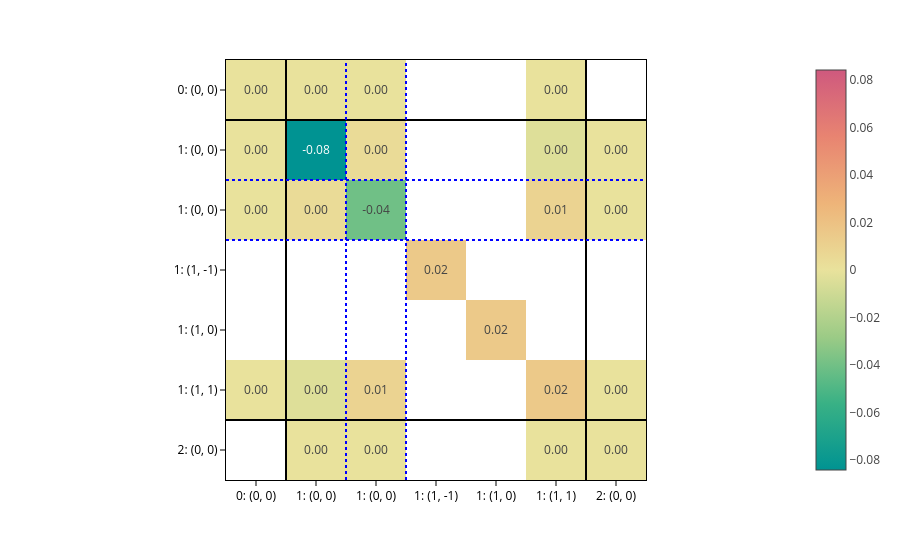
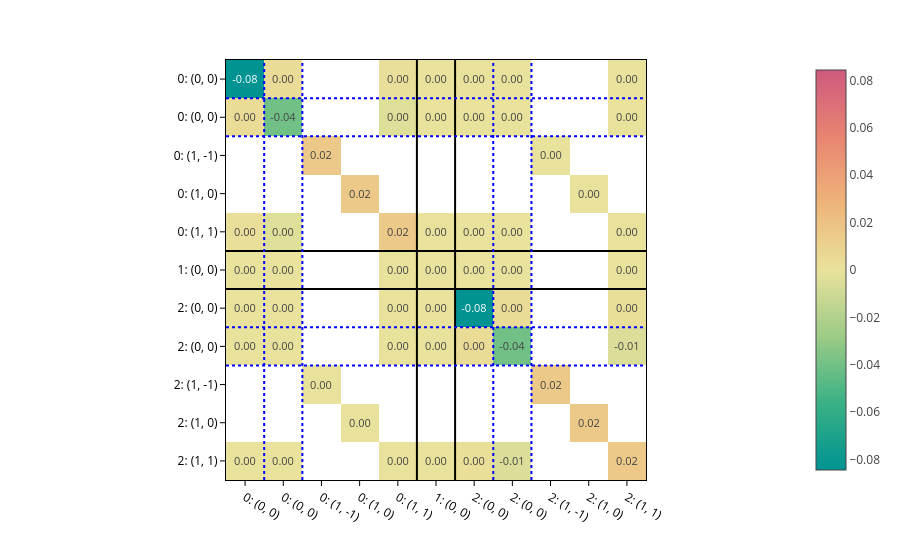

Notebook source saved alongside these figures, in order:
### Markdown cell above
You can of course plot the predicted matrices:

### Code cell
matrices = processor.matrix_from_data(data, predictions=out)

for config, matrix in zip(configs, matrices):
    plot_basis_matrix(
        matrix,
        config,
        point_lines={"color": "black"},
        basis_lines={"color": "blue"},
        colorscale="temps",
        text=".2f",
        basis_labels=True,
    ).show()

### Figure 1 — Plotly figure (JSON) as saved in the notebook; plotly's stock layout.template omitted (floating-point values rounded to 4 significant figures)
{"data": [{"coloraxis": "coloraxis", "hovertemplate": "x: %{x}<br>y: %{y}<br>color: %{z}<extra></extra>", "name": "0", "texttemplate": "%{z:.2f}", "type": "heatmap", "xaxis": "x", "yaxis": "y", "z": [[8.602e-05, -2.151e-07, 1.179e-06, NaN, NaN, 1.112e-06, NaN], [-2.151e-07, -0.08419, 0.004391, NaN, NaN, -0.00383, -4.472e-06], [1.179e-06, 0.004391, -0.04042, NaN, NaN, 0.009041, 5.073e-06], [NaN, NaN, NaN, 0.01506, NaN, NaN, NaN], [NaN, NaN, NaN, NaN, 0.01506, NaN, NaN], [1.112e-06, -0.00383, 0.009041, NaN, NaN, 0.01513, -5.349e-06], [NaN, -4.472e-06, 5.073e-06, NaN, NaN, -5.349e-06, 7.752e-05]]}], "layout": {"coloraxis": {"cmid": 0, "colorscale": [[0, "rgb(0, 147, 146)"], [0.1667, "rgb(57, 177, 133)"], [0.3333, "rgb(156, 203, 134)"], [0.5, "rgb(233, 226, 156)"], [0.6667, "rgb(238, 180, 121)"], [0.8333, "rgb(232, 132, 113)"], [1, "rgb(207, 89, 126)"]]}, "margin": {"t": 60}, "shapes": [{"line": {"color": "black"}, "type": "line", "x0": 0, "x1": 1, "xref": "x domain", "y0": 0.5, "y1": 0.5, "yref": "y"}, {"line": {"color": "black"}, "type": "line", "x0": 0.5, "x1": 0.5, "xref": "x", "y0": 0, "y1": 1, "yref": "y domain"}, {"line": {"color": "black"}, "type": "line", "x0": 0, "x1": 1, "xref": "x domain", "y0": 5.5, "y1": 5.5, "yref": "y"}, {"line": {"color": "black"}, "type": "line", "x0": 5.5, "x1": 5.5, "xref": "x", "y0": 0, "y1": 1, "yref": "y domain"}, {"line": {"color": "blue", "dash": "dot"}, "type": "line", "x0": 0, "x1": 1, "xref": "x domain", "y0": 1.5, "y1": 1.5, "yref": "y"}, {"line": {"color": "blue", "dash": "dot"}, "type": "line", "x0": 1.5, "x1": 1.5, "xref": "x", "y0": 0, "y1": 1, "yref": "y domain"}, {"line": {"color": "blue", "dash": "dot"}, "type": "line", "x0": 0, "x1": 1, "xref": "x domain", "y0": 2.5, "y1": 2.5, "yref": "y"}, {"line": {"color": "blue", "dash": "dot"}, "type": "line", "x0": 2.5, "x1": 2.5, "xref": "x", "y0": 0, "y1": 1, "yref": "y domain"}], "xaxis": {"anchor": "y", "constrain": "domain", "domain": [0, 1], "scaleanchor": "y", "ticktext": ["0: (0, 0)", "1: (0, 0)", "1: (0, 0)", "1: (1, -1)", "1: (1, 0)", "1: (1, 1)", "2: (0, 0)"], "tickvals": [0, 1, 2, 3, 4, 5, 6]}, "yaxis": {"anchor": "x", "autorange": "reversed", "constrain": "domain", "domain": [0, 1], "ticktext": ["0: (0, 0)", "1: (0, 0)", "1: (0, 0)", "1: (1, -1)", "1: (1, 0)", "1: (1, 1)", "2: (0, 0)"], "tickvals": [0, 1, 2, 3, 4, 5, 6]}}}

### Figure 2 — Plotly figure (JSON) as saved in the notebook; plotly's stock layout.template omitted (floating-point values rounded to 4 significant figures)
{"data": [{"coloraxis": "coloraxis", "hovertemplate": "x: %{x}<br>y: %{y}<br>color: %{z}<extra></extra>", "name": "0", "texttemplate": "%{z:.2f}", "type": "heatmap", "xaxis": "x", "yaxis": "y", "z": [[-0.08437, 0.004368, NaN, NaN, 0.001693, 3.049e-06, -2.069e-06, 1.335e-06, NaN, NaN, 6.703e-07], [0.004368, -0.04045, NaN, NaN, -0.003998, 3.912e-07, 1.344e-06, 5.564e-08, NaN, NaN, 1.813e-06], [NaN, NaN, 0.01508, NaN, NaN, NaN, NaN, NaN, 1.4e-06, NaN, NaN], [NaN, NaN, NaN, 0.01508, NaN, NaN, NaN, NaN, NaN, 1.4e-06, NaN], [0.001693, -0.003998, NaN, NaN, 0.01509, 4.854e-08, -6.798e-07, -1.794e-06, NaN, NaN, -1.18e-06], [3.049e-06, 3.912e-07, NaN, NaN, 4.854e-08, 7.354e-05, 6.02e-06, 2.602e-06, NaN, NaN, 7.428e-06], [-2.069e-06, 1.344e-06, NaN, NaN, -6.798e-07, 6.02e-06, -0.08391, 0.004361, NaN, NaN, 0.002137], [1.335e-06, 5.564e-08, NaN, NaN, -1.794e-06, 2.602e-06, 0.004361, -0.04027, NaN, NaN, -0.005036], [NaN, NaN, 1.4e-06, NaN, NaN, NaN, NaN, NaN, 0.01501, NaN, NaN], [NaN, NaN, NaN, 1.4e-06, NaN, NaN, NaN, NaN, NaN, 0.01501, NaN], [6.703e-07, 1.813e-06, NaN, NaN, -1.18e-06, 7.428e-06, 0.002137, -0.005036, NaN, NaN, 0.01503]]}], "layout": {"coloraxis": {"cmid": 0, "colorscale": [[0, "rgb(0, 147, 146)"], [0.1667, "rgb(57, 177, 133)"], [0.3333, "rgb(156, 203, 134)"], [0.5, "rgb(233, 226, 156)"], [0.6667, "rgb(238, 180, 121)"], [0.8333, "rgb(232, 132, 113)"], [1, "rgb(207, 89, 126)"]]}, "margin": {"t": 60}, "shapes": [{"line": {"color": "black"}, "type": "line", "x0": 0, "x1": 1, "xref": "x domain", "y0": 4.5, "y1": 4.5, "yref": "y"}, {"line": {"color": "black"}, "type": "line", "x0": 4.5, "x1": 4.5, "xref": "x", "y0": 0, "y1": 1, "yref": "y domain"}, {"line": {"color": "black"}, "type": "line", "x0": 0, "x1": 1, "xref": "x domain", "y0": 5.5, "y1": 5.5, "yref": "y"}, {"line": {"color": "black"}, "type": "line", "x0": 5.5, "x1": 5.5, "xref": "x", "y0": 0, "y1": 1, "yref": "y domain"}, {"line": {"color": "blue", "dash": "dot"}, "type": "line", "x0": 0, "x1": 1, "xref": "x domain", "y0": 0.5, "y1": 0.5, "yref": "y"}, {"line": {"color": "blue", "dash": "dot"}, "type": "line", "x0": 0.5, "x1": 0.5, "xref": "x", "y0": 0, "y1": 1, "yref": "y domain"}, {"line": {"color": "blue", "dash": "dot"}, "type": "line", "x0": 0, "x1": 1, "xref": "x domain", "y0": 1.5, "y1": 1.5, "yref": "y"}, {"line": {"color": "blue", "dash": "dot"}, "type": "line", "x0": 1.5, "x1": 1.5, "xref": "x", "y0": 0, "y1": 1, "yref": "y domain"}, {"line": {"color": "blue", "dash": "dot"}, "type": "line", "x0": 0, "x1": 1, "xref": "x domain", "y0": 6.5, "y1": 6.5, "yref": "y"}, {"line": {"color": "blue", "dash": "dot"}, "type": "line", "x0": 6.5, "x1": 6.5, "xref": "x", "y0": 0, "y1": 1, "yref": "y domain"}, {"line": {"color": "blue", "dash": "dot"}, "type": "line", "x0": 0, "x1": 1, "xref": "x domain", "y0": 7.5, "y1": 7.5, "yref": "y"}, {"line": {"color": "blue", "dash": "dot"}, "type": "line", "x0": 7.5, "x1": 7.5, "xref": "x", "y0": 0, "y1": 1, "yref": "y domain"}], "xaxis": {"anchor": "y", "constrain": "domain", "domain": [0, 1], "scaleanchor": "y", "ticktext": ["0: (0, 0)", "0: (0, 0)", "0: (1, -1)", "0: (1, 0)", "0: (1, 1)", "1: (0, 0)", "2: (0, 0)", "2: (0, 0)", "2: (1, -1)", "2: (1, 0)", "2: (1, 1)"], "tickvals": [0, 1, 2, 3, 4, 5, 6, 7, 8, 9, 10]}, "yaxis": {"anchor": "x", "autorange": "reversed", "constrain": "domain", "domain": [0, 1], "ticktext": ["0: (0, 0)", "0: (0, 0)", "0: (1, -1)", "0: (1, 0)", "0: (1, 1)", "1: (0, 0)", "2: (0, 0)", "2: (0, 0)", "2: (1, -1)", "2: (1, 0)", "2: (1, 1)"], "tickvals": [0, 1, 2, 3, 4, 5, 6, 7, 8, 9, 10]}}}
